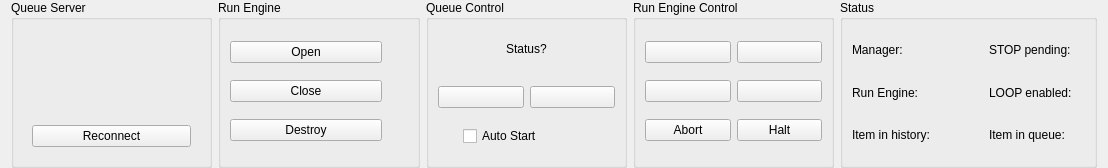
<?xml version="1.0" encoding="UTF-8"?>
<ui version="4.0">
 <class>Form</class>
 <widget class="QWidget" name="Form">
  <property name="geometry">
   <rect>
    <x>0</x>
    <y>0</y>
    <width>1108</width>
    <height>168</height>
   </rect>
  </property>
  <property name="windowTitle">
   <string>Form</string>
  </property>
  <layout class="QHBoxLayout" name="horizontalLayout">
   <property name="topMargin">
    <number>0</number>
   </property>
   <property name="bottomMargin">
    <number>0</number>
   </property>
   <item>
    <widget class="QGroupBox" name="groupBox">
     <property name="title">
      <string>Queue Server</string>
     </property>
     <layout class="QVBoxLayout" name="verticalLayout" stretch="0">
      <property name="spacing">
       <number>-1</number>
      </property>
      <item>
       <widget class="QWidget" name="widget" native="true">
        <layout class="QVBoxLayout" name="verticalLayout_2">
         <item>
          <widget class="QWidget" name="widget_2" native="true">
           <layout class="QHBoxLayout" name="horizontalLayout_2">
            <item>
             <widget class="QWidget" name="widget_3" native="true"/>
            </item>
            <item>
             <widget class="QLabel" name="QSLEDLabel">
              <property name="sizePolicy">
               <sizepolicy hsizetype="Fixed" vsizetype="Fixed">
                <horstretch>0</horstretch>
                <verstretch>0</verstretch>
               </sizepolicy>
              </property>
              <property name="minimumSize">
               <size>
                <width>20</width>
                <height>20</height>
               </size>
              </property>
              <property name="styleSheet">
               <string notr="true">background-color: transparent; border-radius: 8px;</string>
              </property>
              <property name="frameShape">
               <enum>QFrame::NoFrame</enum>
              </property>
              <property name="text">
               <string/>
              </property>
              <property name="alignment">
               <set>Qt::AlignCenter</set>
              </property>
              <property name="margin">
               <number>0</number>
              </property>
              <property name="indent">
               <number>-1</number>
              </property>
             </widget>
            </item>
            <item>
             <widget class="QWidget" name="widget_4" native="true"/>
            </item>
           </layout>
          </widget>
         </item>
         <item>
          <widget class="QPushButton" name="reconnectButton">
           <property name="toolTip">
            <string>Reconnect to the last successful server</string>
           </property>
           <property name="text">
            <string>Reconnect</string>
           </property>
          </widget>
         </item>
        </layout>
       </widget>
      </item>
     </layout>
    </widget>
   </item>
   <item>
    <widget class="QGroupBox" name="groupBox_2">
     <property name="title">
      <string>Run Engine</string>
     </property>
     <layout class="QGridLayout" name="gridLayout_3">
      <property name="verticalSpacing">
       <number>5</number>
      </property>
      <item row="0" column="0">
       <widget class="QPushButton" name="runEngineOpenButton">
        <property name="toolTip">
         <string>Initiate the creation of a new RE Worker environment. The request will succeed only if RE Manager is in ‘idle’ state and the environment does not exist.</string>
        </property>
        <property name="text">
         <string>Open</string>
        </property>
       </widget>
      </item>
      <item row="2" column="0">
       <widget class="QPushButton" name="runEngineDestroyButton">
        <property name="toolTip">
         <string>Initiate the operation of destroying of the existing (unresponsive) RE Worker environment. </string>
        </property>
        <property name="text">
         <string>Destroy</string>
        </property>
       </widget>
      </item>
      <item row="1" column="0">
       <widget class="QPushButton" name="runEngineCloseButton">
        <property name="toolTip">
         <string>Initiate the operation of closing the existing RE Worker environment. Fails if there is no existing environment or if RE Manager is not in ‘idle’ state.</string>
        </property>
        <property name="text">
         <string>Close</string>
        </property>
       </widget>
      </item>
      <item row="1" column="1">
       <widget class="QLabel" name="RELEDLabel">
        <property name="sizePolicy">
         <sizepolicy hsizetype="Fixed" vsizetype="Fixed">
          <horstretch>0</horstretch>
          <verstretch>0</verstretch>
         </sizepolicy>
        </property>
        <property name="minimumSize">
         <size>
          <width>20</width>
          <height>20</height>
         </size>
        </property>
        <property name="styleSheet">
         <string notr="true">background-color: transparent; border-radius: 8px;</string>
        </property>
        <property name="frameShape">
         <enum>QFrame::NoFrame</enum>
        </property>
        <property name="text">
         <string/>
        </property>
        <property name="alignment">
         <set>Qt::AlignCenter</set>
        </property>
        <property name="margin">
         <number>0</number>
        </property>
        <property name="indent">
         <number>-1</number>
        </property>
       </widget>
      </item>
     </layout>
    </widget>
   </item>
   <item>
    <widget class="QGroupBox" name="groupBox_5">
     <property name="title">
      <string>Queue Control</string>
     </property>
     <layout class="QGridLayout" name="gridLayout_5">
      <property name="horizontalSpacing">
       <number>-1</number>
      </property>
      <property name="verticalSpacing">
       <number>5</number>
      </property>
      <item row="0" column="0">
       <widget class="QLabel" name="label">
        <property name="text">
         <string>Status?</string>
        </property>
        <property name="alignment">
         <set>Qt::AlignCenter</set>
        </property>
       </widget>
      </item>
      <item row="2" column="0">
       <widget class="QFrame" name="frame_2">
        <property name="frameShape">
         <enum>QFrame::NoFrame</enum>
        </property>
        <property name="frameShadow">
         <enum>QFrame::Raised</enum>
        </property>
        <layout class="QHBoxLayout" name="horizontalLayout_3">
         <property name="leftMargin">
          <number>25</number>
         </property>
         <property name="rightMargin">
          <number>0</number>
         </property>
         <item>
          <widget class="QCheckBox" name="autoStartCheckBox">
           <property name="text">
            <string>Auto Start</string>
           </property>
          </widget>
         </item>
        </layout>
       </widget>
      </item>
      <item row="1" column="0">
       <widget class="QFrame" name="frame">
        <property name="frameShape">
         <enum>QFrame::NoFrame</enum>
        </property>
        <property name="frameShadow">
         <enum>QFrame::Raised</enum>
        </property>
        <layout class="QGridLayout" name="gridLayout_4">
         <property name="leftMargin">
          <number>0</number>
         </property>
         <property name="topMargin">
          <number>10</number>
         </property>
         <property name="rightMargin">
          <number>0</number>
         </property>
         <property name="bottomMargin">
          <number>0</number>
         </property>
         <item row="1" column="2">
          <widget class="QPushButton" name="queueStopButton">
           <property name="minimumSize">
            <size>
             <width>0</width>
             <height>0</height>
            </size>
           </property>
           <property name="toolTip">
            <string>Stop execution of the queue after completion of the currently running plan</string>
           </property>
           <property name="icon">
            <iconset>
             <normaloff>icons/stop.png</normaloff>icons/stop.png</iconset>
           </property>
          </widget>
         </item>
         <item row="1" column="1">
          <widget class="QPushButton" name="queuePlayButton">
           <property name="minimumSize">
            <size>
             <width>0</width>
             <height>0</height>
            </size>
           </property>
           <property name="toolTip">
            <string>Start execution of the queue</string>
           </property>
           <property name="icon">
            <iconset>
             <normaloff>icons/play.png</normaloff>icons/play.png</iconset>
           </property>
          </widget>
         </item>
        </layout>
       </widget>
      </item>
     </layout>
    </widget>
   </item>
   <item>
    <widget class="QGroupBox" name="groupBox_3">
     <property name="title">
      <string>Run Engine Control</string>
     </property>
     <layout class="QGridLayout" name="gridLayout_2">
      <property name="verticalSpacing">
       <number>5</number>
      </property>
      <item row="1" column="1">
       <widget class="QPushButton" name="reResumeButton">
        <property name="sizePolicy">
         <sizepolicy hsizetype="Minimum" vsizetype="Minimum">
          <horstretch>0</horstretch>
          <verstretch>0</verstretch>
         </sizepolicy>
        </property>
        <property name="minimumSize">
         <size>
          <width>0</width>
          <height>0</height>
         </size>
        </property>
        <property name="toolTip">
         <string>Resume</string>
        </property>
        <property name="icon">
         <iconset>
          <normaloff>icons/resume.png</normaloff>icons/resume.png</iconset>
        </property>
       </widget>
      </item>
      <item row="1" column="0">
       <widget class="QPushButton" name="rePauseButton_deferred">
        <property name="minimumSize">
         <size>
          <width>0</width>
          <height>0</height>
         </size>
        </property>
        <property name="acceptDrops">
         <bool>true</bool>
        </property>
        <property name="toolTip">
         <string>Pause the plan at the next checkpoint</string>
        </property>
        <property name="icon">
         <iconset>
          <normaloff>icons/pause.png</normaloff>icons/pause.png</iconset>
        </property>
       </widget>
      </item>
      <item row="3" column="1">
       <widget class="QPushButton" name="reHaltButton">
        <property name="text">
         <string>Halt</string>
        </property>
       </widget>
      </item>
      <item row="3" column="0">
       <widget class="QPushButton" name="reAbortButton">
        <property name="toolTip">
         <string>Abort</string>
        </property>
        <property name="text">
         <string>Abort</string>
        </property>
       </widget>
      </item>
      <item row="2" column="1">
       <widget class="QPushButton" name="reStopButton">
        <property name="minimumSize">
         <size>
          <width>0</width>
          <height>0</height>
         </size>
        </property>
        <property name="toolTip">
         <string>Stop</string>
        </property>
        <property name="icon">
         <iconset>
          <normaloff>icons/stop.png</normaloff>icons/stop.png</iconset>
        </property>
       </widget>
      </item>
      <item row="2" column="0">
       <widget class="QPushButton" name="rePauseButton_immediate">
        <property name="minimumSize">
         <size>
          <width>0</width>
          <height>0</height>
         </size>
        </property>
        <property name="toolTip">
         <string>Pause the plan immediately</string>
        </property>
        <property name="icon">
         <iconset>
          <normaloff>icons/pause_2.png</normaloff>icons/pause_2.png</iconset>
        </property>
       </widget>
      </item>
     </layout>
    </widget>
   </item>
   <item>
    <widget class="QGroupBox" name="groupBox_4">
     <property name="title">
      <string>Status</string>
     </property>
     <layout class="QGridLayout" name="gridLayout">
      <property name="verticalSpacing">
       <number>0</number>
      </property>
      <item row="2" column="1">
       <widget class="QLabel" name="historyLabel">
        <property name="text">
         <string/>
        </property>
       </widget>
      </item>
      <item row="0" column="0">
       <widget class="QLabel" name="label_3">
        <property name="sizePolicy">
         <sizepolicy hsizetype="Preferred" vsizetype="Preferred">
          <horstretch>0</horstretch>
          <verstretch>0</verstretch>
         </sizepolicy>
        </property>
        <property name="text">
         <string>Manager:</string>
        </property>
       </widget>
      </item>
      <item row="1" column="1">
       <widget class="QLabel" name="runengineLabel">
        <property name="text">
         <string/>
        </property>
       </widget>
      </item>
      <item row="0" column="1">
       <widget class="QLabel" name="managerLabel">
        <property name="text">
         <string/>
        </property>
       </widget>
      </item>
      <item row="2" column="3">
       <widget class="QLabel" name="label_8">
        <property name="text">
         <string>Item in queue:</string>
        </property>
       </widget>
      </item>
      <item row="1" column="0">
       <widget class="QLabel" name="label_4">
        <property name="text">
         <string>Run Engine:</string>
        </property>
       </widget>
      </item>
      <item row="2" column="0">
       <widget class="QLabel" name="label_5">
        <property name="text">
         <string>Item in history:</string>
        </property>
       </widget>
      </item>
      <item row="0" column="3">
       <widget class="QLabel" name="label_6">
        <property name="text">
         <string>STOP pending:</string>
        </property>
       </widget>
      </item>
      <item row="1" column="3">
       <widget class="QLabel" name="label_7">
        <property name="text">
         <string>LOOP enabled:</string>
        </property>
       </widget>
      </item>
      <item row="1" column="2">
       <spacer name="horizontalSpacer">
        <property name="orientation">
         <enum>Qt::Horizontal</enum>
        </property>
        <property name="sizeType">
         <enum>QSizePolicy::Fixed</enum>
        </property>
        <property name="sizeHint" stdset="0">
         <size>
          <width>40</width>
          <height>20</height>
         </size>
        </property>
       </spacer>
      </item>
      <item row="0" column="4">
       <widget class="QLabel" name="stopLabel">
        <property name="text">
         <string/>
        </property>
       </widget>
      </item>
      <item row="1" column="4">
       <widget class="QLabel" name="loopLabel">
        <property name="text">
         <string/>
        </property>
       </widget>
      </item>
      <item row="2" column="4">
       <widget class="QLabel" name="queueLabel">
        <property name="text">
         <string/>
        </property>
       </widget>
      </item>
     </layout>
    </widget>
   </item>
  </layout>
 </widget>
 <resources/>
 <connections/>
</ui>
